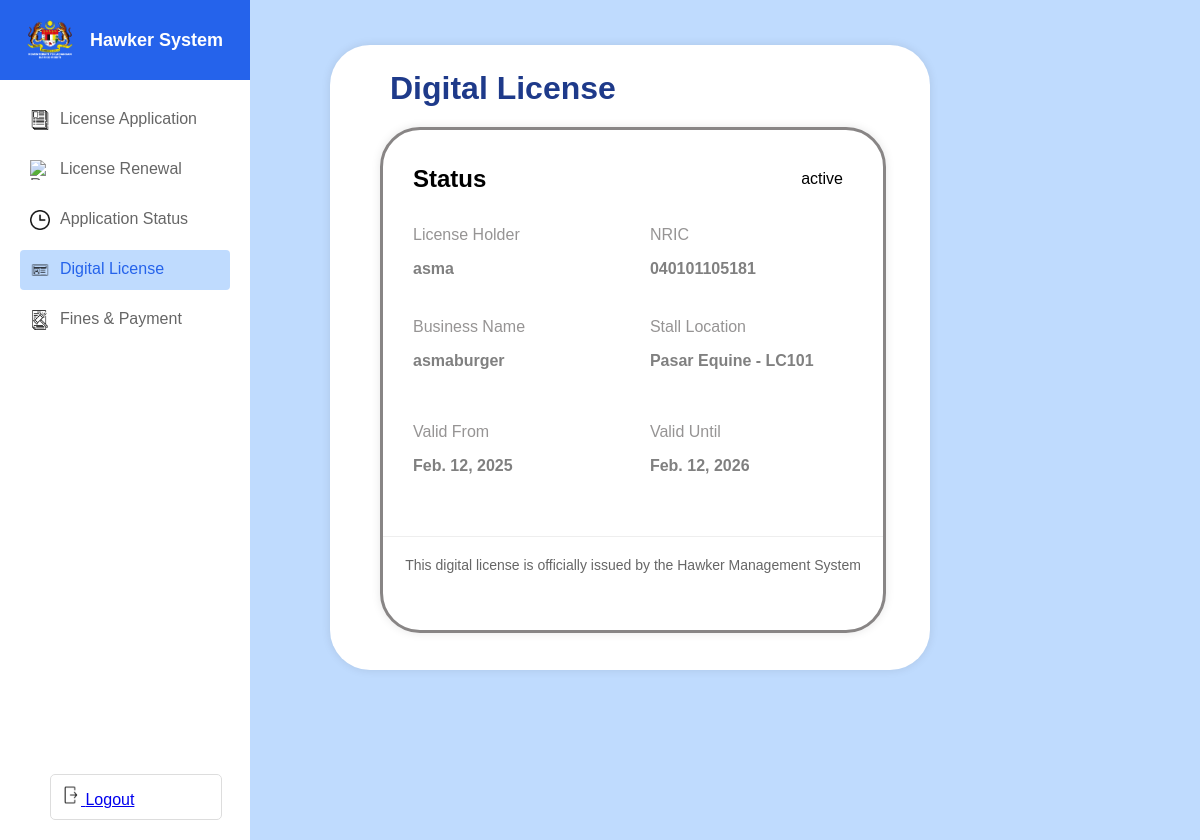
/polls/digitalLicense/ (signed in), run on the app's committed database.
### polls/models.py (models this page shows, shortened)
class License(models.Model):
    LICENSE_STATUS_CHOICES = [
        ('pending', 'PENDING'),
        ('active', 'ACTIVE'),
        ('expired', 'EXPIRED'),
    ]
    application = models.ForeignKey(Application, on_delete=models.CASCADE, related_name="license", blank=True, null=True)
    license_id = models.CharField(max_length=15, blank=True, null=True)
    license_status = models.CharField(max_length=10, choices=LICENSE_STATUS_CHOICES, default='pending', blank=True, null=True)
    valid_from = models.DateField(null=True, blank=True)
    valid_until = models.DateField(null=True, blank=True)

class Application(models.Model):
    STATUS_CHOICES = [
        ('pending', 'PENDING'),
        ('inspected', 'INSPECTED'),
        ('approved', 'APPROVED'),
        ('rejected', 'REJECTED'),
    ]
    PAYMENT_STATUS_CHOICES = [
        ('unpaid', 'UNPAID'),
        ('paid', 'PAID'),
    ]
    STATUS_SCHEDULE = [
        ('scheduled', 'Scheduled'),
        ('not_scheduled', 'Not Scheduled'),
    ]
    hawker = models.ForeignKey(Hawker, on_delete=models.CASCADE, related_name="applications", blank=True, null=True)
    application_id = hawker.name
    fullname = models.CharField(max_length=100, blank=True, null=True)
    nric = models.CharField(max_length=15, blank=True, null=True)
    dob = models.DateField(null=True, blank=True)
    nationality = models.CharField(max_length=50, blank=True, null=True)
    race = models.CharField(max_length=50, blank=True, null=True)
    email = models.EmailField(verbose_name="Email", help_text="Enter a valid email address.", blank=True, null=True)
    phone_number = models.CharField(max_length=15, blank=True, null=True)
    home_address = models.CharField(max_length=200, blank=True, null=True)
    business_name = models.CharField(max_length=100, blank=True, null=True)
    stall_number = models.CharField(max_length=100, null=True, blank=True)
    business_type = models.CharField(max_length=100, blank=True, null=True)
    license_type = models.CharField(max_length=100, blank=True, null=True)
    nric_document = models.FileField(upload_to="uploads/nric_documents/", blank=True, null=True)
    food_handling_cert = models.FileField(upload_to="uploads/food_handling_cert/", blank=True, null=True)
    application_status = models.CharField(max_length=15, choices=STATUS_CHOICES, default='pending')
    submission_date = models.DateTimeField(auto_now_add=True, blank=True, null=True)
    approval_date = models.DateTimeField(null=True, blank=True)
    payment_status = models.CharField(max_length=10, choices=PAYMENT_STATUS_CHOICES, default='unpaid', blank=True, null=True)
    schedule_status = models.CharField(max_length=15,choices=STATUS_SCHEDULE,default='not_scheduled')
    inspector = models.CharField(null=True,blank=True, max_length=100, verbose_name="inspector assign")

### polls/views.py (the view)
# urls.py: path('digitalLicense/', views.digitalLicense, name='digitalLicense'),
def digitalLicense(request):
    nric = request.session.get('hawker_id')
    application = Application.objects.filter(nric=nric).first()
    if not application:
        return render(request, 'polls/digitalLicense.html', {'error_message': 'You are not eligible for a digital license.'})
    if application.application_status == 'approved' and application.payment_status == "paid":
        license = License.objects.filter(application=application).first()
        return render(request, 'polls/digitalLicense.html', {'application': application, 'license': license})
    return render(request, 'polls/digitalLicense.html', {'error_message': 'You are not eligible for a digital license.'})

### polls/templates/polls/digitalLicense.html (shortened to what this page needs)
{% load static %}
<!DOCTYPE html>
<html lang="en">
<head>
</head>
<body>
    <div class="sidebar">
        <div class="logo-container">
            <img src="{% static 'polls/logo.png' %}" class="logo" alt="Logo">
            <h1 class="logo-title">Hawker System</h1>
        </div>
        <div class="menu-container">
            <a href="{% url 'license' %}" class="menu-item">
                <img src="{% static 'polls/license.png' %}" class="menu-icon" alt="License">
                License Application
            </a>
            <a href="{% url 'renewal' %}" class="menu-item">
                <img src="{% static 'polls/renewal.png' %}" class="menu-icon" alt="Renewal">
                License Renewal
            </a>
            <a href="{% url 'application_status' %}" class="menu-item">
                <img src="{% static 'polls/status.png' %}" class="menu-icon" alt="Status">
                Application Status
            </a>
            <a href="{% url 'digitalLicense' %}" class="menu-item active">
                <img src="{% static 'polls/digital.png' %}" class="menu-icon" alt="Digital">
                Digital License
            </a>
            <a href="{% url 'finesHawker' %}" class="menu-item">
                <img src="{% static 'polls/fines.png' %}" class="menu-icon" alt="Fines">
                Fines & Payment
            </a>
            <a href="{% url 'logout' %}" class="logout-btn">
                <img src="{% static 'polls/logout.jpeg' %}" class="menu-icon" alt="Logout">
                Logout
            </a>
        </div>
    </div>
    <div class="main-content">
        {% if error_message %}
            <div class="message-container">
                <p>{{ error_message }}</p>
            </div>
        {% else %}
            <div class="form-container">
                <h1 class="form-title">Digital License
                </h1>
                <div class="inner-container">
                    <div class="license-header">
                        <h2>Status</h2>
                        <span class="status-{{ license_status|lower }}" id="license-status">
                            {{ license.license_status }}
                        </span>
                    </div>
                    <div class="form-sections-container">
                        <div class="form-left">
                            <div class="license-item">
                                <h2>License Holder</h2>
                                <p>{{ application.fullname }}</p>
                            </div>
                            <div class="license-item">
                                <h2>Business Name</h2>
                                <p>{{ application.business_name }}</p>
                            </div>
                            <div class="license-dates">
                                <div class="license-item">
                                    <h2>Valid From</h2>
                                    <p>{{ license.valid_from }}</p>
                                </div>
                            </div>
                        </div>
                        <div class="form-right">
                            <div class="license-item">
                                <h2>NRIC</h2>
                                <p>{{ application.nric }}</p>
                            </div>
                            <div class="license-item">
                                <h2>Stall Location</h2>
                                <p>{{ application.stall_number }}</p>
                            </div>
                            <div class="license-dates">
                                <div class="license-item">
                                    <h2>Valid Until</h2>
                                    <p>{{ license.valid_until }}</p>
                                </div>
                            </div>
                        </div>
                    </div>
                    <p class="license-footer">This digital license is officially issued by the Hawker Management System</p>
                </div>
            </div>
        {% endif %}
    </div>
</body>
</html>

### polls/templates/polls/digitalLicense.html (style rules this page uses)
body { margin: 0; padding: 0; font-family: Arial; background-color: #f0f2f5; }
.sidebar { width: 250px; background-color: #2563eb; position: fixed; height: 100%; left: 0; top: 0; }
.logo-container { padding: 20px; display: flex; align-items: center; gap: 10px; }
.logo { width: 60px; height: 40px; }
.logo-title { color: white; margin: 0; font-size: 18px; }
.menu-container { background-color: white; height: calc(100% - 80px); padding: 20px; }
.menu-item { display: flex; padding: 10px; margin-bottom: 10px; color: #666; text-decoration: none; border-radius: 4px; gap: 10px; }
.menu-icon { width: 20px; height: 20px; }
.menu-item.active { background-color: #bfdbfe; color: #2563eb; }
.main-content { margin-left: 250px; padding: 20px; background-color: #bfdbfe; min-height: 100vh; }
.inner-container { background-color: white; width: 500px; height: 500px; border-radius: 40px; border: 3px solid #888585; box-shadow: 0 0 10px rgba(0,0,0,0.1); margin-left: 50px; margin-bottom: 50px; }
.form-container { background-color: white; width: 600px; height: 600px; border-radius: 40px; box-shadow: 0 0 10px rgba(0,0,0,0.1); margin-left: 60px; margin-top: 25px; padding-top: 25px; }
.form-sections-container { display: flex; justify-content: space-between; align-items: flex-start; gap: 20px; }
.form-left { width: 60%; margin-left: 30px; }
.form-right { width: 70%; margin-right: -20px; }
.form-title { color: #1e3a8a; font-weight: bold; margin-top: 0px; margin-bottom: 20px; margin-left: 60px; }
.license-header { display: flex; justify-content: space-between; align-items: center; margin-top: 15px; margin-left: 30px; margin-right: 40px; }
.license-item { margin-bottom: 40px; }
.license-item h2 { color: rgb(150, 148, 148); font-size: 16px; margin-bottom: 5px; font-weight: lighter; }
.license-item p { color: gray; font-size: 16px; font-weight: bold; }
.license-dates { display: flex; gap: 40px; margin-top: 20px; }
.license-footer { text-align: center; color: #666; font-size: 14px; margin-top: 5px; border-top: 1px solid #eee; padding-top: 20px; }
.logout-btn { width: 150px; position: fixed; bottom: 20px; left: 20px; margin-left: 30px; padding: 10px; border: 1px solid #ddd; border-radius: 5px; background: white; cursor: pointer; }

### data on the page
License: license_status "active", valid_from "Feb. 12, 2025", valid_until "Feb. 12, 2026"
Application: fullname "asma", business_name "asmaburger", nric "040101105181", stall_number "Pasar Equine - LC101"
